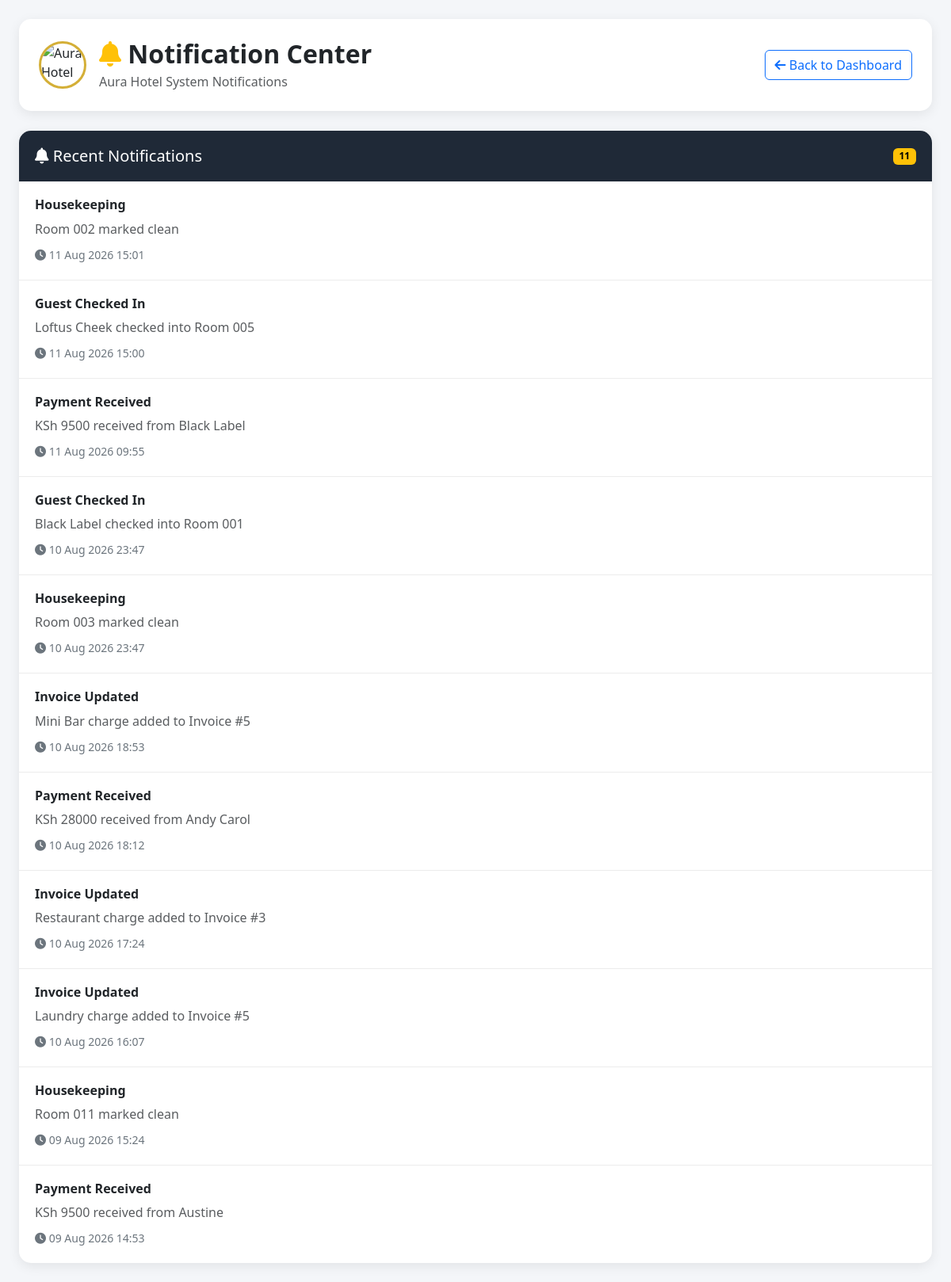
/notifications/, run on the app's committed database.
### notifications/models.py (models this page shows, shortened)
class Notification(models.Model):
    title = models.CharField(max_length=255)
    message = models.TextField()
    is_read = models.BooleanField(default=False)
    created_at = models.DateTimeField(auto_now_add=True)

### notifications/views.py (the view)
def notification_list(request):
    Notification.objects.filter(
        is_read=False
    ).update(
        is_read=True
    )
    notifications = Notification.objects.order_by(
        '-created_at'
    )
    return render(
        request,
        'notifications/notification_list.html',
        {
            'notifications': notifications
        }
    )

### notifications/templates/notifications/notification_list.html (shortened to what this page needs)
{% load static %}
<!DOCTYPE html>
<html lang="en">
<head>
    <link href="https://cdn.jsdelivr.net/npm/bootstrap@5.3.3/dist/css/bootstrap.min.css"
          rel="stylesheet">
    <link rel="stylesheet"
          href="https://cdnjs.cloudflare.com/ajax/libs/font-awesome/6.5.2/css/all.min.css">
</head>
<body>
<div class="container-fluid p-4">
    <div class="page-header">
        <div class="d-flex justify-content-between align-items-center">
            <div class="d-flex align-items-center">
                <img src="{% static 'images/logo.png' %}"
                     class="logo-circle me-3"
                     alt="Aura Hotel">
                <div>
                    <h2 class="fw-bold mb-1">
                        <i class="fas fa-bell text-warning"></i>
                        Notification Center
                    </h2>
                    <p class="text-muted mb-0">
                        Aura Hotel System Notifications
                    </p>
                </div>
            </div>
            <a href="{% url 'admin_dashboard' %}"
               class="btn btn-outline-primary">
                <i class="fas fa-arrow-left"></i>
                Back to Dashboard
            </a>
        </div>
    </div>
    <div class="card notification-card">
        <div class="notification-header">
            <div class="d-flex justify-content-between align-items-center">
                <h5 class="mb-0">
                    <i class="fas fa-bell"></i>
                    Recent Notifications
                </h5>
                <span class="badge badge-total">
                    {{ notifications.count }}
                </span>
            </div>
        </div>
        <div class="card-body p-0">
            {% for notification in notifications %}
            <div class="notification-item">
                <div class="d-flex justify-content-between">
                    <div>
                        <h6 class="fw-bold mb-2">
                            {{ notification.title }}
                        </h6>
                        <p class="text-muted mb-2">
                            {{ notification.message }}
                        </p>
                        <small class="text-secondary">
                            <i class="fas fa-clock"></i>
                            {{ notification.created_at|date:"d M Y H:i" }}
                        </small>
                    </div>
                </div>
            </div>
            {% endfor %}
        </div>
    </div>
</div>
</body>
</html>

### notifications/templates/notifications/notification_list.html (style rules this page uses)
body { background:#f4f6f9; font-family:'Segoe UI',sans-serif; }
.page-header { background:white; padding:25px; border-radius:15px; box-shadow:0 4px 15px rgba(0,0,0,.08); margin-bottom:25px; }
.notification-card { border:none; border-radius:15px; overflow:hidden; box-shadow:0 4px 15px rgba(0,0,0,.08); }
.notification-header { background:#1f2937; color:white; padding:20px; }
.notification-item { padding:20px; border-bottom:1px solid #ececec; transition:.3s; }
.notification-item:last-child { border-bottom:none; }
.badge-total { background:#ffc107; color:#000; }
.logo-circle { width:60px; height:60px; border-radius:50%; object-fit:cover; border:3px solid #d4af37; }

### data on the page
Notification: title "Housekeeping", message "Room 002 marked clean", created_at "11 Aug 2026 15:01"
Notification: title "Guest Checked In", message "Loftus Cheek checked into Room 005", created_at "11 Aug 2026 15:00"
Notification: title "Payment Received", message "KSh 9500 received from Black Label", created_at "11 Aug 2026 09:55"
Notification: title "Guest Checked In", message "Black Label checked into Room 001", created_at "10 Aug 2026 23:47"
Notification: title "Housekeeping", message "Room 003 marked clean", created_at "10 Aug 2026 23:47"
Notification: title "Invoice Updated", message "Mini Bar charge added to Invoice #5", created_at "10 Aug 2026 18:53"
Notification: title "Payment Received", message "KSh 28000 received from Andy Carol", created_at "10 Aug 2026 18:12"
Notification: title "Invoice Updated", message "Restaurant charge added to Invoice #3", created_at "10 Aug 2026 17:24"
Notification: title "Invoice Updated", message "Laundry charge added to Invoice #5", created_at "10 Aug 2026 16:07"
Notification: title "Housekeeping", message "Room 011 marked clean", created_at "09 Aug 2026 15:24"
Notification: title "Payment Received", message "KSh 9500 received from Austine", created_at "09 Aug 2026 14:53"

### other printed values
{{ notifications.count }} "11"
